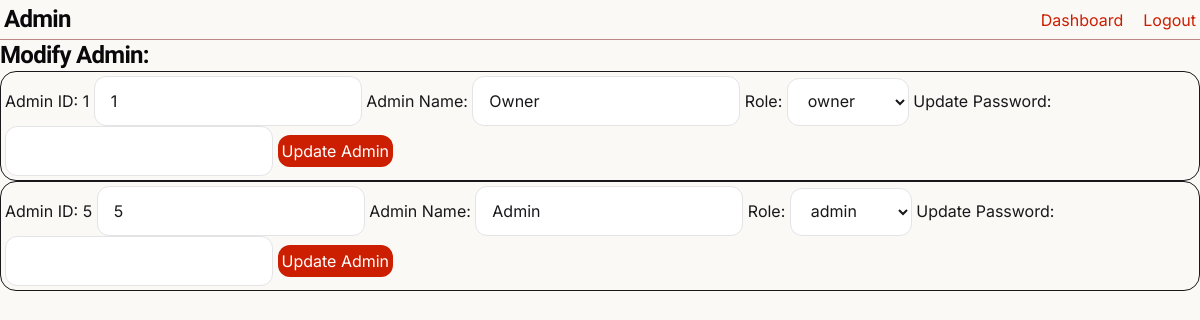
Page /modify_admins (signed in) on the committed database.
### tables this page shows
CREATE TABLE "admins" (
	"admin_id"	INTEGER NOT NULL UNIQUE,
	"role"	TEXT NOT NULL,
	"name"	TEXT NOT NULL,
	"username"	TEXT NOT NULL,
	"password"	TEXT NOT NULL,
	"admin_created_at"	TEXT NOT NULL,
	PRIMARY KEY("admin_id" AUTOINCREMENT)
);

### app.py (the view)
@app.route("/modify_admins", methods=["GET", "POST"])
@admin_required
def modify_admins():
    message = ""
    title = "Modify Admin"
    if session["admin_role"] != "owner":
        message = "Restricted Access"
    admins = existing_admins()
    if request.method == "POST":
        admin_id = request.form.get("admin_id")
        name = request.form.get("name").title().strip()
        role = request.form.get("role").lower()
        password = request.form.get("password", "").strip()
        success, message = update_admin(admin_id, name, role, password)
    return render_template(
        "pages/admin/modify_admin.html", title=title, admins=admins, message=message
    )

### app.py (called while the page is built)
@app.after_request
def after_request(response):
    response.headers["Cache-Control"] = "no-cache, no-store, must-revalidate"
    response.headers["Expires"] = 0
    response.headers["Pragma"] = "no-cache"
    return response

### helpers.py (called while the page is built)
def connect_db():
    connection = sqlite3.connect("instance/shop.db", timeout=10)
    connection.execute("PRAGMA foreign_keys = ON")
    connection.row_factory = sqlite3.Row
    return connection

def existing_admins():
    connection = connect_db()
    cursor = connection.cursor()
    try:
        cursor.execute("""SELECT * FROM admins;""")
        admins = cursor.fetchall()
        return admins
    except Exception as e:
        print(e)
        return False
    finally:
        connection.close()

def admin_required(f):
    @wraps(f)
    def decorated_function(*args, **kwargs):
        if not session.get("admin_id"):
            return redirect(url_for("admin"))
        return f(*args, **kwargs)
    return decorated_function

### templates/pages/admin/modify_admin.html (shortened to what this page needs)
{% extends 'layout.html' %} {% block content %}
<section>
  {% if session['admin_role'] == 'owner' %}
  <div>
    <h3>Modify Admin:</h3>
    {% for admin in admins %}
    <div class="flex gap-10 rounded-2xl border p-1">
      <form action="/modify_admins" method="post">
        <label for="admin_id">Admin ID: {{ admin['admin_id'] }} </label>
        <input type="hiden" name="admin_id" value="{{ admin['admin_id'] }}" />
        <label for="name">Admin Name:</label>
        <input name="name" type="text" value="{{ admin['name'] }}" />
        <label for="role">Role:</label>
        <select name="role">
          <option value="{{ admin['role'] }}" selected>
            {{ admin['role']}}
          </option>
        </select>
        <label for="password">Update Password:</label>
        <input name="password" type="password" />
        <button class="pbutton p-1" type="submit">Update Admin</button>
      </form>
    </div>
    {% endfor %}
  </div>
  {% endif %}
</section>
{% endblock %}

### rows in the picture
admins: admin_id "1", name "Owner", role "owner"
admins: admin_id "5", name "Admin", role "admin"
